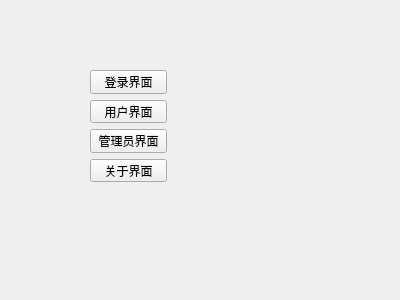
<?xml version="1.0" encoding="UTF-8"?>
<ui version="4.0">
 <class>DebugWidget</class>
 <widget class="QWidget" name="DebugWidget">
  <property name="geometry">
   <rect>
    <x>0</x>
    <y>0</y>
    <width>400</width>
    <height>300</height>
   </rect>
  </property>
  <property name="windowTitle">
   <string>DebugWidget</string>
  </property>
  <widget class="QWidget" name="">
   <property name="geometry">
    <rect>
     <x>90</x>
     <y>70</y>
     <width>77</width>
     <height>112</height>
    </rect>
   </property>
   <layout class="QGridLayout" name="gridLayout">
    <item row="0" column="0">
     <widget class="QPushButton" name="btnLoginPage">
      <property name="text">
       <string>登录界面</string>
      </property>
     </widget>
    </item>
    <item row="1" column="0">
     <widget class="QPushButton" name="btnUserPage">
      <property name="text">
       <string>用户界面</string>
      </property>
     </widget>
    </item>
    <item row="2" column="0">
     <widget class="QPushButton" name="btnAdminPage">
      <property name="text">
       <string>管理员界面</string>
      </property>
     </widget>
    </item>
    <item row="3" column="0">
     <widget class="QPushButton" name="btnAboutPage">
      <property name="text">
       <string>关于界面</string>
      </property>
     </widget>
    </item>
   </layout>
  </widget>
 </widget>
 <resources/>
 <connections/>
</ui>
